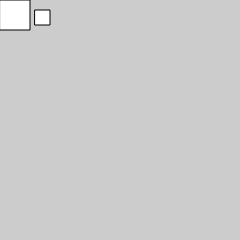
Frame 1 (no input)
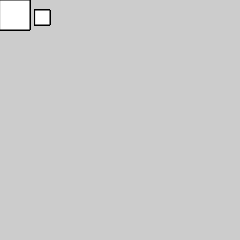
Frame 60 (no input)
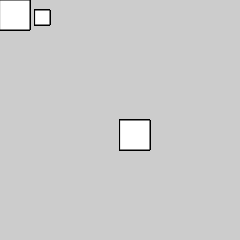
Frame 120 (the mouse pressed at the canvas centre since frame 60)

The p5.js sketch that drew these frames (run headless with seeded random() and noise() and a simulated clock; from frame 60 on, the mouse is pressed at the canvas centre):

// p5.js sketch
// ── sketch.js
/*
note: 
  To isolate the effects of transformations so they don't affect 
  later function. 
  When push() is run, it saves a copy of the current coordinate 
  system and then restores that system adter pop()
 
*/


function setup() {
  createCanvas(240, 240);
  background(204);
}

function draw() {
  push();
  translate(mouseX, mouseY);
  rect(0, 0, 30, 30);
  pop();
  translate(35, 10);
  rect(0, 0, 15, 15);
}
